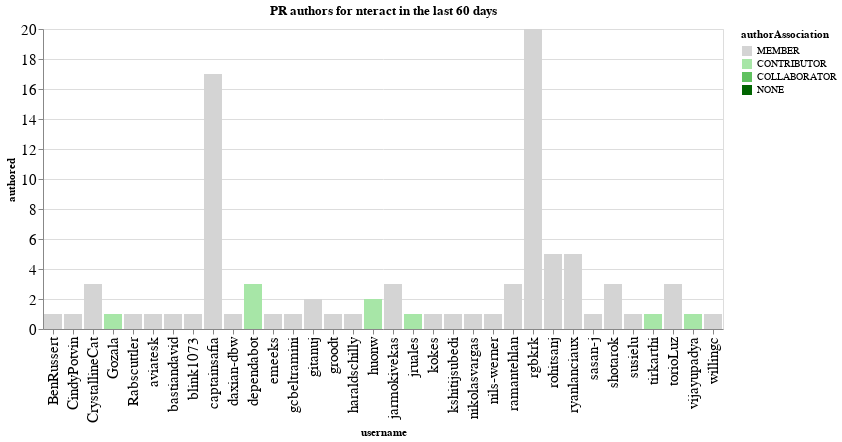

The notebook cell saved with this chart:
### Code cell
charts = []
title = f"PR authors for {github_org} in the last {n_days} days"
this_data = merged_by_repo.replace(np.nan, 0).groupby('username', as_index=False).agg({'authored': 'sum', 'authorAssociation': 'first'})
this_data = this_data.sort_values('authored', ascending=False)
ch = alt.Chart(data=this_data, title=title).mark_bar().encode(
    x='username',
    y='authored',
    color=alt.Color('authorAssociation', scale=alt.Scale(domain=author_types, range=author_colors))
)
ch

### Figure 1 — Vega-Lite specification as saved in the notebook (floating-point values rounded to 4 significant figures)
{"config": {"axisLeft": {"labelFontSize": 15}, "axisBottom": {"labelFontSize": 15}}, "data": {"name": "data-9d6be06c1fe098c15ddb727a0c465d61"}, "mark": "bar", "encoding": {"color": {"type": "nominal", "field": "authorAssociation", "scale": {"domain": ["MEMBER", "CONTRIBUTOR", "COLLABORATOR", "NONE"], "range": ["rgb(211.82745098039214, 211.82745098039214, 211.82745098039214)", "rgb(166.98562091503268, 229.89803921568628, 166.98562091503268)", "rgb(96.37647058823529, 192.75294117647059, 96.37647058823529)", "rgb(0.0, 100.3921568627451, 0.0)"]}}, "x": {"type": "nominal", "field": "username"}, "y": {"type": "quantitative", "field": "authored"}}, "title": "PR authors for nteract in the last 60 days", "$schema": "https://vega.github.io/schema/vega-lite/v4.0.2.json", "datasets": {"data-9d6be06c1fe098c15ddb727a0c465d61": [{"username": "rgbkrk", "authored": 20, "authorAssociation": "MEMBER"}, {"username": "captainsafia", "authored": 17, "authorAssociation": "MEMBER"}, {"username": "ryanlanciaux", "authored": 5, "authorAssociation": "MEMBER"}, {"username": "rohitsanj", "authored": 5, "authorAssociation": "MEMBER"}, {"username": "jarmokivekas", "authored": 3, "authorAssociation": "MEMBER"}, {"username": "CrystallineCat", "authored": 3, "authorAssociation": "MEMBER"}, {"username": "torioLuz", "authored": 3, "authorAssociation": "MEMBER"}, {"username": "ramantehlan", "authored": 3, "authorAssociation": "MEMBER"}, {"username": "shotarok", "authored": 3, "authorAssociation": "MEMBER"}, {"username": "dependabot", "authored": 3, "authorAssociation": "CONTRIBUTOR"}, {"username": "gitanuj", "authored": 2, "authorAssociation": "MEMBER"}, {"username": "huonw", "authored": 2, "authorAssociation": "CONTRIBUTOR"}, {"username": "nils-werner", "authored": 1, "authorAssociation": "MEMBER"}, {"username": "sasan-j", "authored": 1, "authorAssociation": "MEMBER"}, {"username": "kshitijsubedi", "authored": 1, "authorAssociation": "MEMBER"}, {"username": "susielu", "authored": 1, "authorAssociation": "MEMBER"}, {"username": "tirkarthi", "authored": 1, "authorAssociation": "CONTRIBUTOR"}, {"username": "vijayupadya", "authored": 1, "authorAssociation": "CONTRIBUTOR"}, {"username": "nikolasvargas", "authored": 1, "authorAssociation": "MEMBER"}, {"username": "BenRussert", "authored": 1, "authorAssociation": "MEMBER"}, {"username": "kokes", "authored": 1, "authorAssociation": "MEMBER"}, {"username": "jruales", "authored": 1, "authorAssociation": "CONTRIBUTOR"}, {"username": "CindyPotvin", "authored": 1, "authorAssociation": "MEMBER"}, {"username": "haraldschilly", "authored": 1, "authorAssociation": "MEMBER"}, {"username": "groodt", "authored": 1, "authorAssociation": "MEMBER"}, {"username": "gcbeltramini", "authored": 1, "authorAssociation": "MEMBER"}, {"username": "emeeks", "authored": 1, "authorAssociation": "MEMBER"}, {"username": "daxian-dbw", "authored": 1, "authorAssociation": "MEMBER"}, {"username": "blink1073", "authored": 1, "authorAssociation": "MEMBER"}, {"username": "bastiandavid", "authored": 1, "authorAssociation": "MEMBER"}, {"username": "aviatesk", "authored": 1, "authorAssociation": "MEMBER"}, {"username": "Rabscuttler", "authored": 1, "authorAssociation": "MEMBER"}, {"username": "Gozala", "authored": 1, "authorAssociation": "CONTRIBUTOR"}, {"username": "willingc", "authored": 1, "authorAssociation": "MEMBER"}]}}
